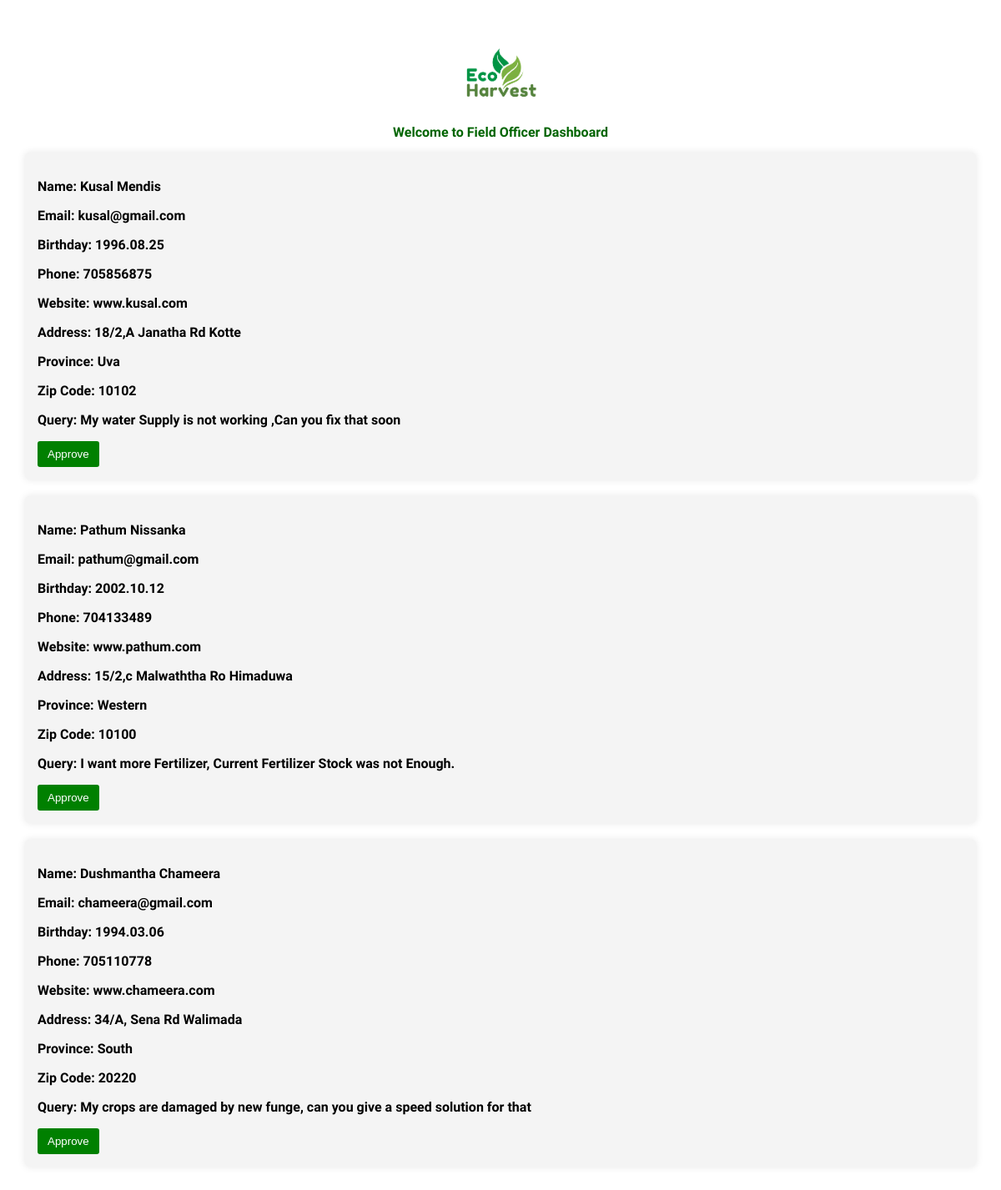
Screenshot of /odashboard.php with the database file from the repository.
### tables this page shows
CREATE TABLE IF NOT EXISTS `fdashboard` (
  `firstName` varchar(20) NOT NULL,
  `lastName` varchar(20) NOT NULL,
  `email` varchar(20) NOT NULL,
  `birthday` varchar(20) NOT NULL,
  `phone` int NOT NULL,
  `website` varchar(20) NOT NULL,
  `street` varchar(20) NOT NULL,
  `city` varchar(20) NOT NULL,
  `province` varchar(20) NOT NULL,
  `zipCode` int NOT NULL,
  `query` varchar(100) NOT NULL
);

### odashboard.php (the view, shortened to what this page needs)
<?php
$servername = "127.0.0.1";
$username = "root";
$password = "";
$dbname = "ecoharvest";
$conn = new mysqli($servername, $username, $password, $dbname);
$sql = "SELECT * FROM fdashboard";
$result = $conn->query($sql);
?>
<!DOCTYPE html>
<html lang="en">
<head>
</head>
<header>
    <div class="back-btn" onclick="goBack()">
        <img src="images/index/logo.png" alt="Logo" style="width: 100px; height: auto;">
      </div>
      <div class="title-text">Welcome to Field Officer Dashboard </div>
</header>
<body>
    <?php
    if ($result->num_rows > 0) {
        while ($row = $result->fetch_assoc()) {
            echo "<div class='record-container'>";
            echo "<p><strong>Name:</strong> " . $row["firstName"] . " " . $row["lastName"] . "</p>";
            echo "<p><strong>Email:</strong> " . $row["email"] . "</p>";
            echo "<p><strong>Birthday:</strong> " . $row["birthday"] . "</p>";
            echo "<p><strong>Phone:</strong> " . $row["phone"] . "</p>";
            echo "<p><strong>Website:</strong> " . $row["website"] . "</p>";
            echo "<p><strong>Address:</strong> " . $row["street"] . " " . $row["city"] . "</p>";
            echo "<p><strong>Province:</strong> " . $row["province"] . "</p>";
            echo "<p><strong>Zip Code:</strong> " . $row["zipCode"] . "</p>";
            echo "<p><strong>Query:</strong> " . $row["query"] . "</p>";
            echo "<form method='post' action=''>
                  <input type='hidden' name='record_email' value='" . $row['email'] . "'>
                  <input type='submit' name='delete' value='Approve'>
                  </form>";
            echo "</div>";
        }
    } else {
        echo "<p>No data found</p>";
    }
    ?>
</body>
</html>

### odashboard.php (style rules this page uses)
body { font-family: 'Signika', sans-serif; margin: 20px; font-weight:bold; padding: 10px; background-color: white; position: relative; }
header { background-color: white; color: darkgreen; text-align: center; padding: 15px 0; }
.record-container { background-color: #f4f4f4; padding: 15px; margin-bottom: 20px; border-radius: 5px; box-shadow: 0 0 10px rgba(0, 0, 0, 0.1); }
form { display: inline-block; }
input[type="submit"] { background-color: green; color: #fff; border: none; padding: 8px 12px; cursor: pointer; border-radius: 3px; }

### rows the page displays
fdashboard: firstName "Kusal", lastName "Mendis", email "kusal@gmail.com", birthday "1996.08.25", phone "705856875", website "www.kusal.com", street "18/2,A Janatha Rd", city "Kotte", province "Uva", zipCode "10102", query "My water Supply is not working ,Can you fix that soon"
fdashboard: firstName "Pathum", lastName "Nissanka", email "pathum@gmail.com", birthday "2002.10.12", phone "704133489", website "www.pathum.com", street "15/2,c Malwaththa Ro", city "Himaduwa", province "Western", zipCode "10100", query "I want more Fertilizer, Current Fertilizer Stock was not Enough."
fdashboard: firstName "Dushmantha", lastName "Chameera", email "chameera@gmail.com", birthday "1994.03.06", phone "705110778", website "www.chameera.com", street "34/A, Sena Rd", city "Walimada", province "South", zipCode "20220", query "My crops are damaged by new funge, can you give a speed solution for that"
